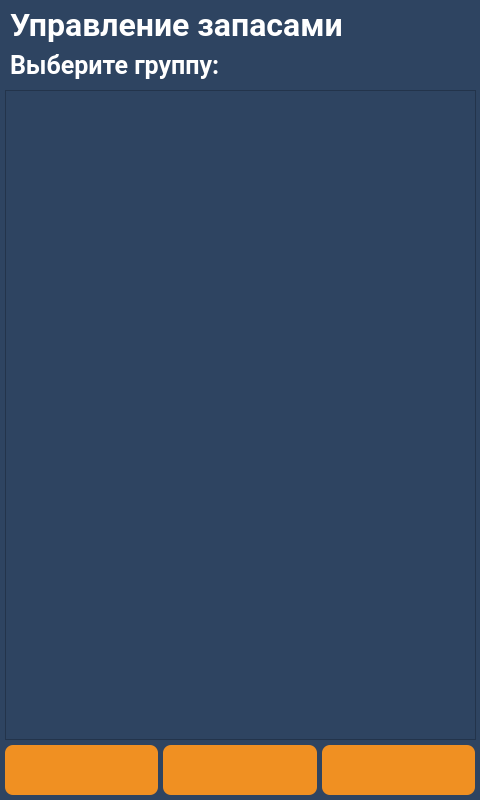
<?xml version="1.0" encoding="UTF-8"?>
<ui version="4.0">
 <class>screen_19_management_group</class>
 <widget class="QWidget" name="screen_19_management_group">
  <property name="geometry">
   <rect>
    <x>0</x>
    <y>0</y>
    <width>480</width>
    <height>800</height>
   </rect>
  </property>
  <property name="windowTitle">
   <string>screen_19_management_group</string>
  </property>
  <property name="styleSheet">
   <string notr="true">QWidget{
	background-color: #2e4461;
}
QLabel {
	background: none;
	color: #FFFFFF;
	border-width: 0px;
	border-radius: 0px;
	font-family: &quot;Roboto&quot;, Sans-serif;
}
#background {
	color: #FFFFFF;
	background-color: #2e4461;
	border-width: 2px;
	border-style: groove;
	border-color: #ff9923;
	border-radius: 0px;
	font-family: &quot;Roboto&quot;, Sans-serif;
}
QPushButton {
	color: #FFFFFF;
	background-color: #f09022;
	border-width: 0px;
	border-style: outset;
	border-color: #EAA657;
	border-radius: 8px;
	font-weight: 600;
    font-size: 25px;
	font-family: &quot;Roboto&quot;, Sans-serif;
}</string>
  </property>
  <widget class="QListWidget" name="listWidget">
   <property name="enabled">
    <bool>true</bool>
   </property>
   <property name="geometry">
    <rect>
     <x>5</x>
     <y>90</y>
     <width>471</width>
     <height>650</height>
    </rect>
   </property>
   <property name="whatsThis">
    <string>&lt;html&gt;&lt;head/&gt;&lt;body&gt;&lt;p&gt;&lt;br/&gt;&lt;/p&gt;&lt;/body&gt;&lt;/html&gt;</string>
   </property>
  </widget>
  <widget class="QLabel" name="lbl_info_2">
   <property name="enabled">
    <bool>true</bool>
   </property>
   <property name="geometry">
    <rect>
     <x>10</x>
     <y>45</y>
     <width>261</width>
     <height>40</height>
    </rect>
   </property>
   <property name="font">
    <font>
     <family>Roboto</family>
     <pointsize>19</pointsize>
     <weight>75</weight>
     <bold>true</bold>
    </font>
   </property>
   <property name="layoutDirection">
    <enum>Qt::LeftToRight</enum>
   </property>
   <property name="text">
    <string>Выберите группу:</string>
   </property>
  </widget>
  <widget class="QLabel" name="lbl_info_1">
   <property name="enabled">
    <bool>true</bool>
   </property>
   <property name="geometry">
    <rect>
     <x>10</x>
     <y>5</y>
     <width>411</width>
     <height>40</height>
    </rect>
   </property>
   <property name="font">
    <font>
     <family>Roboto</family>
     <pointsize>24</pointsize>
     <weight>75</weight>
     <bold>true</bold>
    </font>
   </property>
   <property name="layoutDirection">
    <enum>Qt::LeftToRight</enum>
   </property>
   <property name="text">
    <string>Управление запасами</string>
   </property>
  </widget>
  <widget class="QPushButton" name="btn_down">
   <property name="enabled">
    <bool>true</bool>
   </property>
   <property name="geometry">
    <rect>
     <x>322</x>
     <y>745</y>
     <width>153</width>
     <height>50</height>
    </rect>
   </property>
   <property name="minimumSize">
    <size>
     <width>0</width>
     <height>0</height>
    </size>
   </property>
   <property name="font">
    <font>
     <family>Roboto</family>
     <pointsize>-1</pointsize>
     <weight>75</weight>
     <bold>true</bold>
    </font>
   </property>
   <property name="text">
    <string/>
   </property>
   <property name="icon">
    <iconset resource="../img/resources.qrc">
     <normaloff>:/icons/down.png</normaloff>:/icons/down.png</iconset>
   </property>
   <property name="iconSize">
    <size>
     <width>51</width>
     <height>51</height>
    </size>
   </property>
  </widget>
  <widget class="QPushButton" name="btn_up">
   <property name="enabled">
    <bool>true</bool>
   </property>
   <property name="geometry">
    <rect>
     <x>5</x>
     <y>745</y>
     <width>153</width>
     <height>50</height>
    </rect>
   </property>
   <property name="minimumSize">
    <size>
     <width>0</width>
     <height>0</height>
    </size>
   </property>
   <property name="font">
    <font>
     <family>Roboto</family>
     <pointsize>-1</pointsize>
     <weight>75</weight>
     <bold>true</bold>
    </font>
   </property>
   <property name="text">
    <string/>
   </property>
   <property name="icon">
    <iconset resource="../img/resources.qrc">
     <normaloff>:/icons/up.png</normaloff>:/icons/up.png</iconset>
   </property>
   <property name="iconSize">
    <size>
     <width>51</width>
     <height>51</height>
    </size>
   </property>
  </widget>
  <widget class="QPushButton" name="btn_back">
   <property name="enabled">
    <bool>true</bool>
   </property>
   <property name="geometry">
    <rect>
     <x>163</x>
     <y>745</y>
     <width>154</width>
     <height>50</height>
    </rect>
   </property>
   <property name="minimumSize">
    <size>
     <width>0</width>
     <height>0</height>
    </size>
   </property>
   <property name="font">
    <font>
     <family>Roboto</family>
     <pointsize>-1</pointsize>
     <weight>75</weight>
     <bold>true</bold>
    </font>
   </property>
   <property name="text">
    <string/>
   </property>
   <property name="icon">
    <iconset resource="../img/resources.qrc">
     <normaloff>:/icons/back_white.png</normaloff>:/icons/back_white.png</iconset>
   </property>
   <property name="iconSize">
    <size>
     <width>51</width>
     <height>51</height>
    </size>
   </property>
  </widget>
 </widget>
 <resources>
  <include location="../img/resources.qrc"/>
 </resources>
 <connections/>
</ui>
